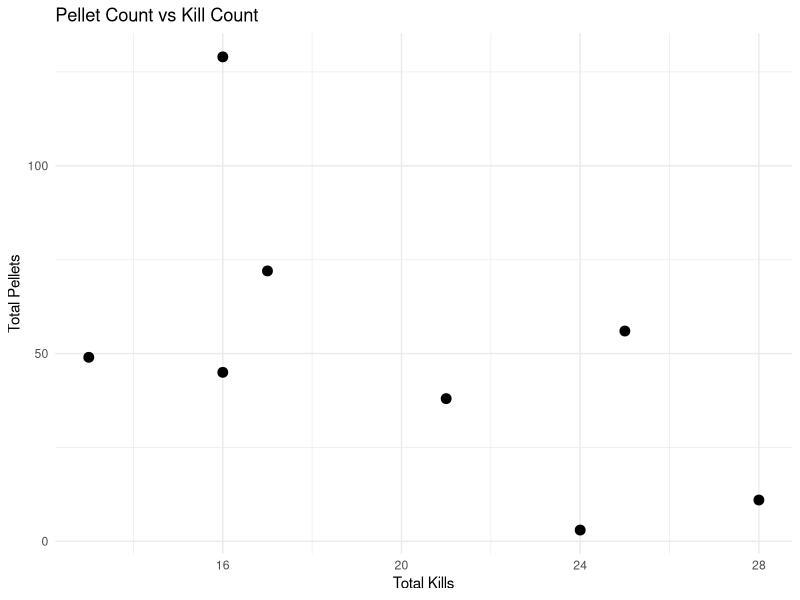

Write R code to recreate this figure.
# Load libraries
library(ggplot2)
library(readr)
library(dplyr)

# Load data
pellet_data <- read_csv("BRF_deer_pellet_data_clean.csv")
kill_data <- read_csv("BRF_Cumulative_Deer_Harvest_Records_raw.csv")

# Aggregate both datasets by year
pellet_totals <- pellet_data %>%
  group_by(year) %>%
  summarise(pellet_count = sum(pellet.count, na.rm = TRUE))

kill_totals <- kill_data %>%
  group_by(year) %>%
  summarise(kill_count = n()) %>%
  filter(year >= 2014, year <= 2022)

# Merge on year
combined_df <- merge(pellet_totals, kill_totals, by = "year")

# Compute Pearson correlation
correlation <- cor(combined_df$pellet_count, combined_df$kill_count, method = "pearson")
print(paste("Pearson correlation coefficient (r):", round(correlation, 2)))

# Scatter plot
ggplot(combined_df, aes(x = kill_count, y = pellet_count)) +
  geom_point(size = 3) +
  labs(title = "Pellet Count vs Kill Count",
       x = "Total Kills",
       y = "Total Pellets") +
  theme_minimal()
